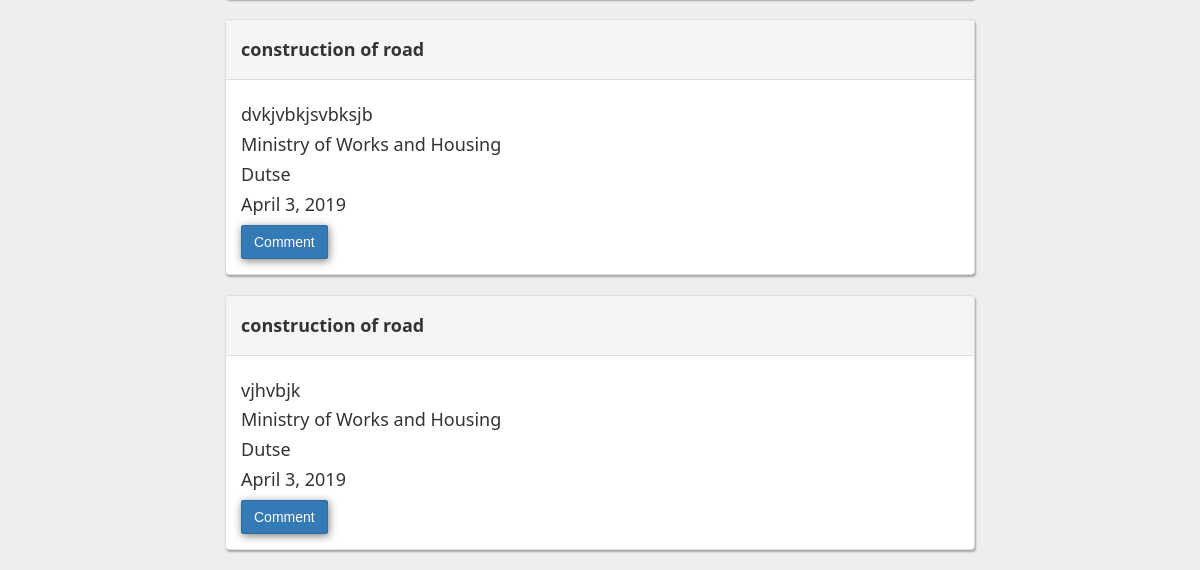
/ (lower part), run on an earlier commit of the app's database.
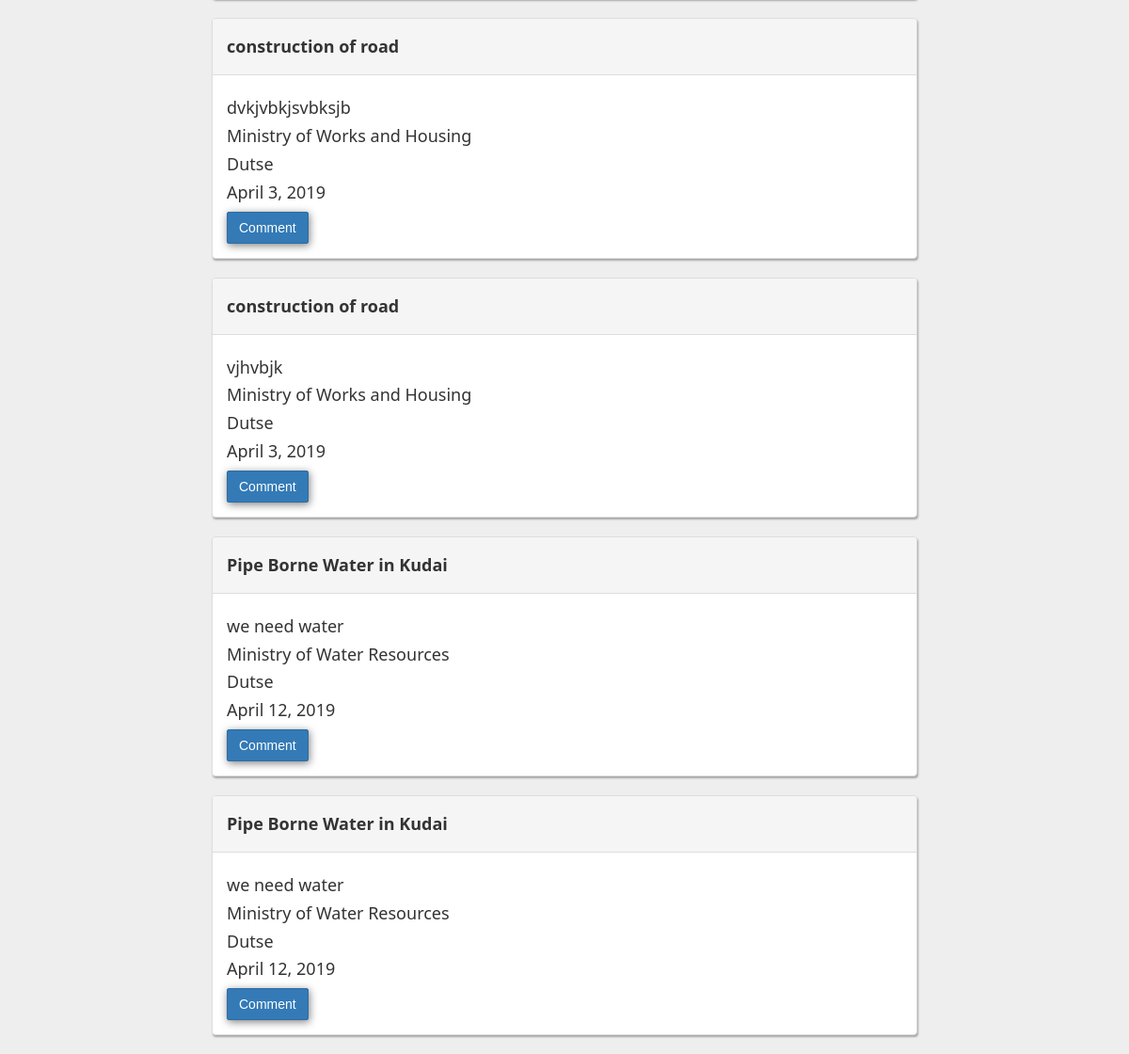
And on a later commit of the database.
### project/models.py (models this page shows, shortened)
class Project(models.Model):
    title = models.CharField(max_length = 250)
    description = models.TextField()
    lga = models.ForeignKey(Lga, on_delete=models.CASCADE, related_name='projects')
    ministry = models.ForeignKey(Ministry, on_delete=models.CASCADE, related_name='projects')
    date = models.DateField(default=timezone.now)
    unreviewed = 'unreviewed'
    approved = 'approved'
    disapproved = 'disapproved'
    STATUS_CHOICES = (
        (unreviewed,'unreviewed'),
        (approved,'approved'),
        (disapproved,'disapproved')
    )
    PROGRESS_CHOICES = (
        ('0', '0%'),
        ('10', '10%'),
        ('20', '20%'),
        ('50', '50%'),
        ('75', '75%'),
        ('100', '100%'),
    )
    status = models.CharField(max_length = 15, choices = STATUS_CHOICES, default = unreviewed)
    progress = models.CharField(max_length = 2, choices= PROGRESS_CHOICES, blank=True, default = 0)
    submitted_by = models.CharField(max_length = 100, verbose_name = 'Full Name', blank=True, null=True)
    phone = models.CharField(max_length = 15, verbose_name = 'Phone Number', blank=True, null=True)
    budget_year = models.ForeignKey(Year, on_delete=models.CASCADE, blank=True, null=True, related_name='projects')
    class Meta:
        verbose_name = 'Project'
        verbose_name_plural = 'All Projects'

### mda/models.py (models this page shows, shortened)
class Ministry(models.Model):
    name = models.CharField(max_length=200)
    def __str__(self):
        return self.name

### lga/models.py (models this page shows, shortened)
class Lga(models.Model):
    name = models.CharField(max_length = 200)
    def __str__(self):
        return self.name

### project/views.py (the view)
# urls.py: path('', views.project_list, name='project_list'),
def project_list(request):
    project_list = Project.objects.all()
    form = FilterForm()
    project_filter = ProjectFilter(request.GET, queryset=project_list)
    return render(request, 'project/project_list.html', {'filter': project_filter, 'form':form})

### project/templates/project/project_list.html (shortened to what this page needs)
{% extends 'base.html' %} {% block content %}
<div class="col-sm-12 col-md-8 col-md-offset-2">
    {% for project in filter.qs %}
    <div class="panel panel-default project-panel">
    <div class="panel-heading">
            <h5><strong>{{project.title}}</strong></h5>
            </div>
                    <div class="panel-body">
            <h5>{{project.description}}</h5>
            <h5> {{project.ministry}}</h5>
            <h5> {{project.lga}}</h5>
            <h5> {{project.date}}</h5>
            <a href="{% url 'project:comment_create' project.id %}" class="btn btn-primary">Comment</a>
        </div>
    </div>
    {% endfor %}
</div>{% endblock %}

What changed in the data, as far as the page shows it:
added Project: title "Pipe Borne Water in Kudai", description "we need water", ministry "Ministry of Water Resources", lga "Dutse", date "April 12, 2019"
added Project: title "Pipe Borne Water in Kudai", description "we need water", ministry "Ministry of Water Resources", lga "Dutse", date "April 12, 2019"
